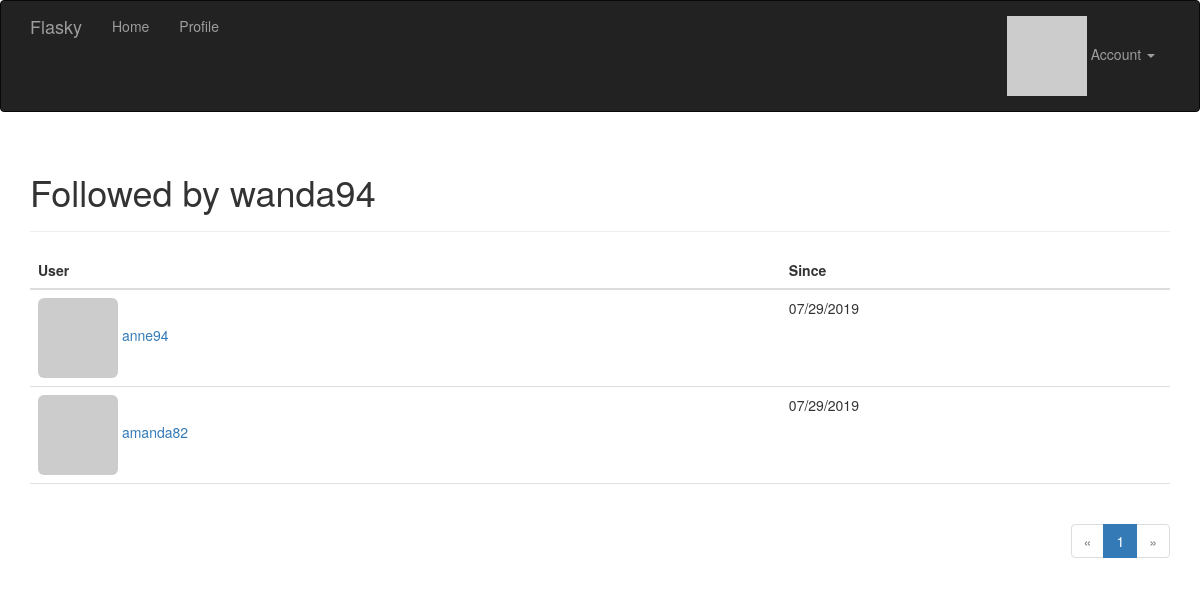
/followed-by/wanda94 (signed in), run on the app's committed database.
### app/models.py (models this page shows, shortened)
class User(db.Model,UserMixin):
    __tablename__ = 'users'
    id = db.Column(db.Integer, primary_key=True)
    email = db.Column(db.String(64),unique=True,index=True)
    username = db.Column(db.String(64), unique=True, index=True)
    name = db.Column(db.String(64))
    location = db.Column(db.String(64))
    about_me = db.Column(db.Text())
    member_since = db.Column(db.DateTime(),default=datetime.utcnow)
    last_seen = db.Column(db.DateTime(),default=datetime.utcnow)
    password_hash = db.Column(db.String(128))
    role_id = db.Column(db.Integer, db.ForeignKey('roles.id'))
    confirmed = db.Column(db.Boolean,default=False)
    posts = db.relationship('Post',backref='author',lazy='dynamic')
    followed = db.relationship('Follow',
                               foreign_keys = [Follow.follower_id],
                               backref = db.backref('follower',lazy='joined'),
                               lazy='dynamic',cascade = 'all,delete-orphan'
                               )
    followers = db.relationship('Follow',
                                foreign_keys = [ Follow.followed_id ],
                                backref = db.backref('followed',lazy='joined'),
                                lazy='dynamic',cascade='all,delete-orphan'
                                )
    comments = db.relationship('Comment',backref='author',lazy='dynamic')
    @property
    def password(self):
        raise AttributeError('password is not a readable attribute')
    def can(self,permissions):
        return self.role is not None and \
               (self.role.permissions&permissions)==permissions
    def ping(self):
        self.last_seen = datetime.utcnow()
        db.session.add(self)
    def gravatar(self,size=100,default='identicon',rating='g'):
        if request.is_secure:
            url = 'https://secure.gravatar.com/avatar'
        else:
            url = 'http://www.gravatar.com/avatar'
        hash = md5(self.email.encode('utf-8')).hexdigest()
        return '{url}/{hash}?s={size}&d={default}&r={rating}'.format(
            url=url,hash=hash,size=size,default=default,rating=rating
        )

class Follow(db.Model):
    __tablename__ ='follows'
    follower_id = db.Column(db.Integer,db.ForeignKey('users.id'),
                            primary_key=True)
    followed_id = db.Column(db.Integer,db.ForeignKey('users.id'),
                            primary_key=True)
    timestamp = db.Column(db.DateTime,default=datetime.utcnow)

### app/main/views.py (the view)
@main.route('/followed-by/<username>')
def followed_by(username):
    user = User.query.filter_by(username=username).first()
    if user is None:
        flash('Invalid user.')
        return redirect(url_for('.index'))
    page = request.args.get('page', 1, type=int)
    pagination = user.followed.paginate(
        page, per_page=current_app.config['FLASKY_FOLLOWERS_PER_PAGE'],
        error_out=False)
    follows = [{'user': item.followed, 'timestamp': item.timestamp}
               for item in pagination.items]
    return render_template('followers.html', user=user, title="Followed by",
                           endpoint='.followed_by', pagination=pagination,
                           follows=follows)

### app/auth/views.py (called while the page is built)
@auth.before_app_request
def before_request():
    if current_user.is_authenticated\
            and not current_user.confirmed \
            and request.endpoint[:5]!='auth.'\
            and request.endpoint!='static':
        return redirect(url_for('auth.unconfirmed'))

@auth.before_app_request
def before_request():
    if current_user.is_authenticated:
        current_user.ping()
        if not current_user.confirmed \
                and request.endpoint[:5]!='auth.':
            return redirect(url_for('auth.unconfirmed'))

### app/main/__init__.py (called while the page is built)
@main.app_context_processor
def inject_permission():
    return dict(Permission=Permission)

### app/models.py (called while the page is built)
@login_manager.user_loader
def load_user(user_id):
    return User.query.get(int(user_id))

### app/templates/followers.html (shortened to what this page needs)
{% extends "base.html" %}
{% import "_macros.html" as macros %}
{% block page_content %}
<div class="page-header">
    <h1>{{ title }} {{ user.username }}</h1>
</div>
<table class="table table-hover followers">
    <thead><tr><th>User</th><th>Since</th></tr></thead>
    {% for follow in follows %}
    {% if follow.user != user %}
    <tr>
        <td>
            <a href="{{ url_for('.user', username = follow.user.username) }}">
                <img class="img-rounded" src="{{ follow.user.gravatar(size=32) }}">
                {{ follow.user.username }}
            </a>
        </td>
        <td>{{ moment(follow.timestamp).format('L') }}</td>
    </tr>
    {% endif %}
    {% endfor %}
</table>
<div class="pagination">
    {{ macros.pagination_widget(pagination, endpoint, username = user.username) }}
</div>
{% endblock %}

### app/static/styles.css (style rules this page uses)
div.pagination { width: 100%; text-align: right; padding: 0px; margin: 0px; alignment: center; }
.table.followers tr { border-bottom: 1px solid #e0e0e0; }

### data on the page
User: username "wanda94"
User: user.username "anne94"
Follow: timestamp "07/29/2019"
User: user.username "amanda82"
Follow: timestamp "07/29/2019"

### other printed values
{{ title }} "Followed by"
{{ p }} "1"
